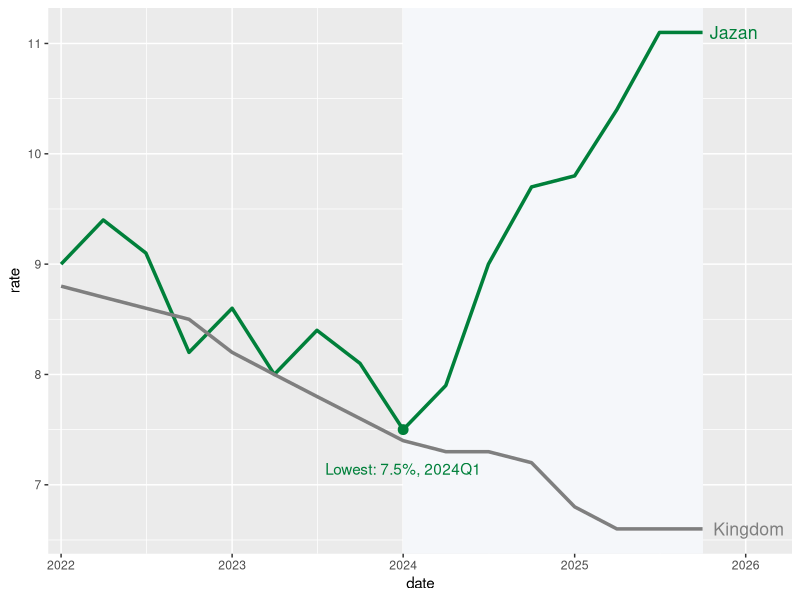

Write R code to recreate this figure.
## ---- chunk 1
#| include: false
library(tidyverse)
pair <- read_csv("unemployment.csv") |>
  filter(region %in% c("Jazan", "Kingdom"))
ends <- pair |> slice_max(date, by = region)
low <- pair |>
  filter(region == "Jazan") |>
  slice_min(rate, n = 1)
## ---- chunk 2
#| fig-width: 8
#| fig-height: 5.5
ggplot(pair, aes(date, rate, colour = region)) +
  annotate("rect", fill = "#F5F7FA",
           xmin = low$date, xmax = max(pair$date),
           ymin = -Inf, ymax = Inf) +
  geom_line(linewidth = 1.2) +
  geom_point(data = low, size = 3) +
  annotate("text", x = low$date, y = low$rate - 0.3,
           vjust = 1, colour = "#00803A",
           label = str_glue("Lowest: {low$rate}%, ",
                            "{low$quarter}")) +
  geom_text(data = ends, aes(label = region),
            hjust = -0.15, size = 4.5) +
  scale_colour_manual(values = c(Jazan = "#00803A",
                                 Kingdom = "grey50"),
                      guide = "none") +
  scale_x_date(
    expand = expansion(mult = c(0.02, 0.14)))
